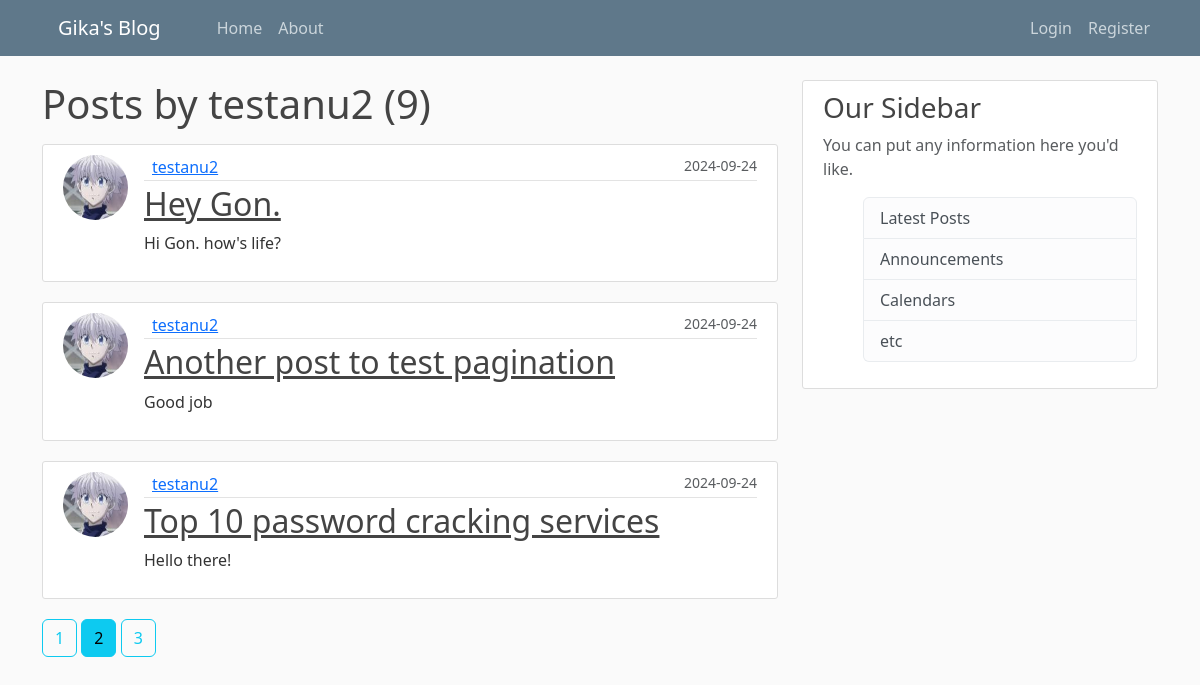
The page /user/testanu2/?page=2 on the database its author committed.
### server/models.py (models this page shows, shortened)
class User(db.Model, UserMixin):
    id = db.Column(db.Integer, primary_key=True)
    username = db.Column(db.String(20), unique=True, nullable=False)
    email = db.Column(db.String(120), unique=True, nullable=False)
    image_file = db.Column(db.String(20), nullable=False, default='default.jpg')
    password = db.Column(db.String(60), nullable=False)
    posts = db.relationship('Post', backref='author', lazy=True)

class Post(db.Model):
    id = db.Column(db.Integer, primary_key=True)
    title = db.Column(db.String(100), nullable=False)
    date_posted = db.Column(db.DateTime, nullable=False, default=datetime.utcnow)
    content = db.Column(db.Text, nullable=False)
    user_id = db.Column(db.Integer, db.ForeignKey('user.id'), nullable=False)

### server/users/routes.py (the view)
@users.route("/user/<string:username>")
@users.route("/user/<string:username>/")
def user_posts(username):
    page = request.args.get('page', 1, type=int)
    user = User.query.filter_by(username=username).first_or_404()
    posts = Post.query.filter_by(author=user)\
        .order_by(Post.date_posted.desc())\
        .paginate(per_page=3, page=page)
    return render_template('user_posts.html', posts=posts, user=user)

### server/templates/user_posts.html
{% extends "layout.html" %}
{% block content %}
    <h1 class="mb-3">Posts by {{ user.username }} ({{ posts.total }})</h1>
    {% for post in posts.items %}
    <article class="d-flex content-section">
      <img class="rounded-circle article-img" src=" {{ url_for('static', filename='profile_pics/' + post.author.image_file) }} ">
       <div class="flex-grow-1">
         <div class="article-metadata d-flex justify-content-between">
           <a class="me-2" href="{{ url_for('users.user_posts', username=post.author.username) }}">{{ post.author.username }}</a>
           <small class="text-muted ms-0">{{ post.date_posted.strftime('%Y-%m-%d') }}</small>
         </div>
         <h2><a class="article-title" href=" {{ url_for('posts.post', post_id=post.id) }}">{{ post.title }}</a></h2>
         <p class="article-content">{{ post.content }}</p>
       </div>
    </article>
    {% endfor %}
    {% for page_num in posts.iter_pages(left_edge=1, right_edge=1, left_current=1, right_current=2) %}
      {% if page_num %}
        {% if posts.page == page_num %}
          <a class="btn btn-info mb-4" href="{{ url_for('users.user_posts', username=user.username, page=page_num)}}"> {{ page_num }} </a>
        {% else %}
          <a class="btn btn-outline-info mb-4" href="{{ url_for('users.user_posts', username=user.username, page=page_num)}}"> {{ page_num }} </a>
        {% endif %}
      {% else %}
        ...
      {% endif %}
    {% endfor %}
{% endblock content %}

### server/static/main.css (style rules this page uses)
body { background: #fafafa; color: #333333; margin-top: 5rem; }
h1, h2, h3, h4, h5, h6 { color: #444444; }
.content-section { background: #ffffff; padding: 10px 20px; border: 1px solid #dddddd; border-radius: 3px; margin-bottom: 20px; }
.article-title { color: #444444; }
.article-content { white-space: pre-line; }
.article-img { height: 65px; width: 65px; margin-right: 16px; }
.article-metadata { padding-bottom: 1px; margin-bottom: 4px; border-bottom: 1px solid #e3e3e3 }

### rows shown on the page
User: username "testanu2"
Post: image_file (picture), author.username "testanu2", date_posted "2024-09-24", title "Hey Gon.", content "Hi Gon. how's life?"
Post: image_file (picture), author.username "testanu2", date_posted "2024-09-24", title "Another post to test pagination", content "Good job"
Post: image_file (picture), author.username "testanu2", date_posted "2024-09-24", title "Top 10 password cracking services", content "Hello there!"

### other values the page prints
{{ posts.total }} "9"
{{ page_num }} "1" "3"
{{ page_num }} "2"
